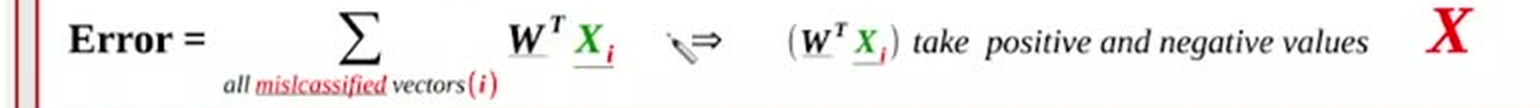
#> input picture videos/machine-learning/09_introduction_to_neural_networks/sources/docparse_cascades/slide_003/crops/slide_003.crop01__formula.png, 1540 x 108 px, given in place of slide_016.jpg, which was not available
$ python ascii_016.py ../../sources/docparse_cascades/slide_003/crops/slide_003.crop01__formula.png
#> lines starting #> are read from the running program, lines starting #| are printed output that depends on the picture; after the words box and inside, x2 and y2 are one past the last pixel; in counts of white or black regions, pixels touching at a corner belong together
#!/usr/bin/env python3
"""Coarse ASCII ink map of slide_016 original (and optionally a render).

Classes: '#' black, 'R' strong red, 'r' frame red, 'B' blue, 'Y' yellow, '.' bg
"""
import sys
from PIL import Image
import numpy as np

ORIG = "/home/codespace/ai_llm_slides/videos/machine-learning/09_introduction_to_neural_networks/unique_slides/slide_016.jpg"
REND = "/home/codespace/ai_llm_slides/videos/machine-learning/09_introduction_to_neural_networks/recreated_pptx/build/slide_016_rendered-1.png"


def amap(path, label, step_x=8, step_y=6):
#> called with label = 'ORIGINAL slide_016.jpg', step_x = 8, step_y = 6
    a = np.asarray(Image.open(path).convert("RGB")).astype(int)
    h, w = a.shape[:2]
#> h = 108; w = 1540
    r, g, b = a[..., 0], a[..., 1], a[..., 2]
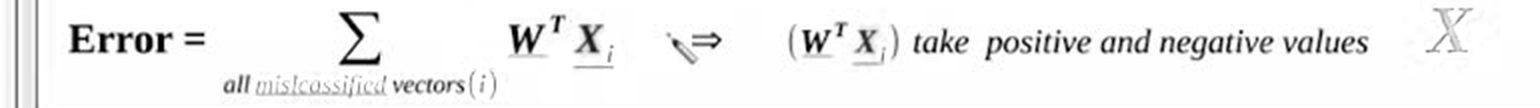
#> r: shape (108, 1540) int64; min 0, max 255, mean 242.2
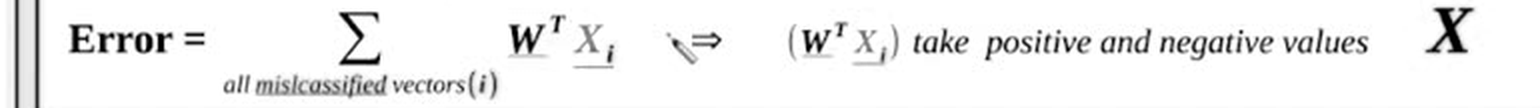
#> g: shape (108, 1540) int64; min 0, max 255, mean 240.5
    mx = a.max(axis=2)
    bg = (abs(r - 234) < 10) & (abs(g - 234) < 10) & (abs(b - 234) < 10)
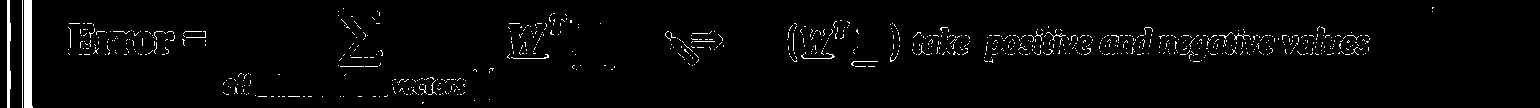
#> bg: shape (108, 1540) bool; 2.4% white; 801 white regions (788 under 20 px), largest, box (x1, y1, x2, y2) and area: (24, 0, 33, 108) 866, (7, 0, 11, 108) 360, (22, 0, 23, 108) 108
    strong_red = (r > 165) & (g < 90) & (b < 90)
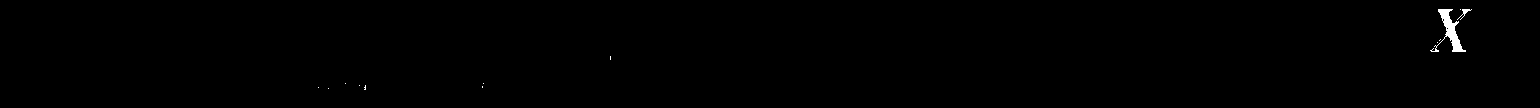
#> strong_red: shape (108, 1540) bool; 0.32% white; 13 white regions (11 under 20 px), largest, box (x1, y1, x2, y2) and area: (1430, 9, 1466, 52) 467, (1457, 9, 1472, 20) 42
    frame_red = (~bg) & (r >= 100) & (r <= 165) & (g < 80) & (b < 80)
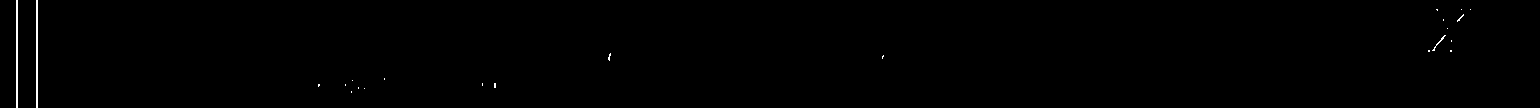
#> frame_red: shape (108, 1540) bool; 0.33% white in thin lines or dots
    blue = (b > 90) & (b - r > 60) & (b - g > 60)
#> blue: shape (108, 1540) bool; every value is 0
    black = (mx < 110) & (~bg)
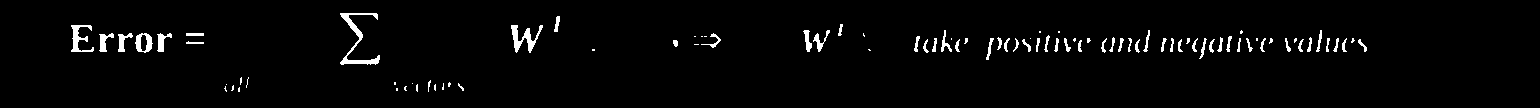
#> black: shape (108, 1540) bool; 2.5% white; 91 white regions (36 under 20 px), largest, box (x1, y1, x2, y2) and area: (340, 13, 380, 65) 488, (511, 25, 543, 53) 344, (71, 25, 94, 52) 265
    yellow = (r > 190) & (g > 165) & (b < 160) & (r - b > 55)
    print(f"\n===== {label} ({w}x{h}) step {step_x}x{step_y} =====")
#| ===== ORIGINAL slide_016.jpg (1540x108) step 8x6 =====
    print("     " + "".join(str((c * step_x // 10) % 10) for c in range(w // step_x)))
#|      001234456788901223456678900123445678890122345667890012344567889012234566789001234456788901223456678900123445678890122345667890012344567889012234566789001234456788901223456678900123445678890122
    for y in range(0, h, step_y):
        row = ""
        for x in range(0, w, step_x):
            blk = slice(y, min(y + step_y, h)), slice(x, min(x + step_x, w))
            if black[blk].any():
                row += "#"
            elif yellow[blk].any():
                row += "Y"
            elif blue[blk].any():
                row += "B"
            elif strong_red[blk].any():
                row += "R"
            elif frame_red[blk].any():
                row += "r"
            elif bg[blk].any():
                row += "."
            else:
                row += "o"
        print(f"{y:4d} {row}")


amap(ORIG, "ORIGINAL slide_016.jpg")
if len(sys.argv) > 1 and sys.argv[1] == "both":
    amap(REND, "FRESH RENDER", step_x=16, step_y=10)
